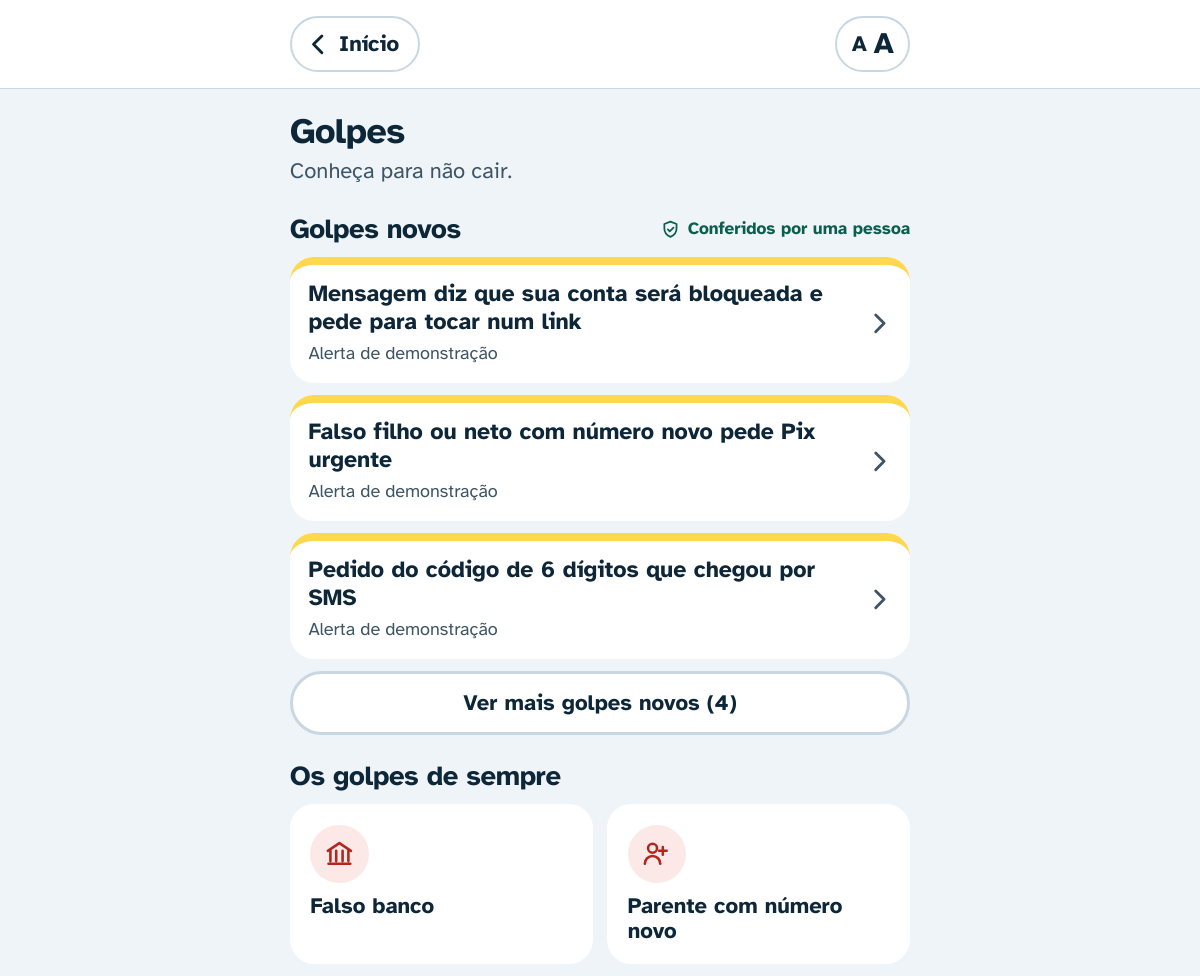
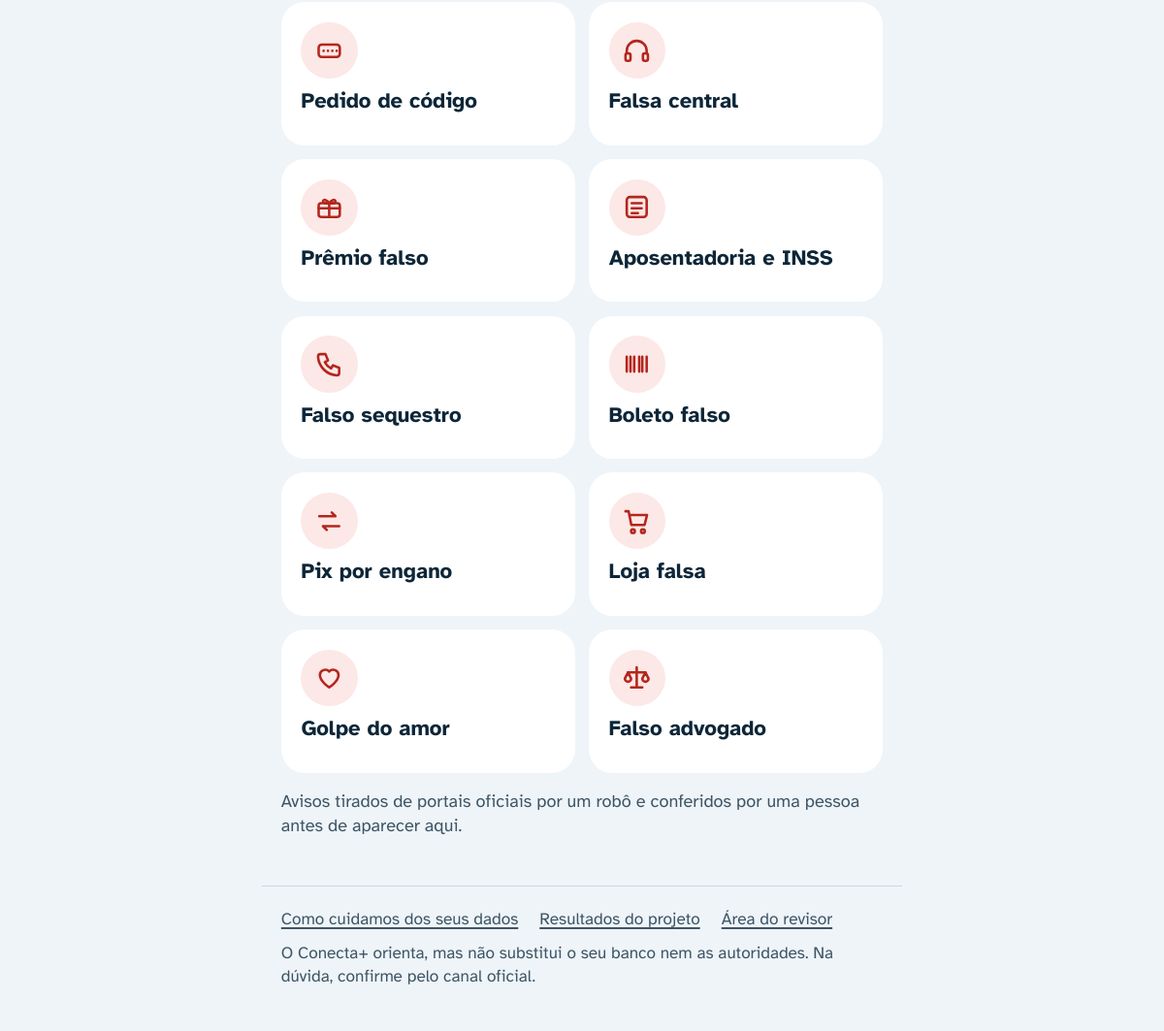
The app's page /golpes with its own data (2 pictures, top to bottom).
### tables this page shows
CREATE TABLE alertas (
        id TEXT PRIMARY KEY, titulo TEXT NOT NULL, tema TEXT NOT NULL, tema_rotulo TEXT NOT NULL,
        resumo_simples TEXT NOT NULL, como_se_proteger TEXT NOT NULL, fonte_nome TEXT NOT NULL,
        link_fonte TEXT NOT NULL, data_publicacao TEXT NOT NULL DEFAULT '',
        precisa_revisar_tema INTEGER NOT NULL DEFAULT 0, status TEXT NOT NULL, origem TEXT NOT NULL,
        criado_em TEXT NOT NULL, revisado_em TEXT, motivo_rejeicao TEXT);

### src/app_alertas/rotas_v2.py (the view)
@router.get("/golpes", response_class=HTMLResponse)
def lista_golpes(request: Request, todos: int = 0):
    publicados = banco.listar("publicado")
    novos = publicados if todos else publicados[:NOVOS_NA_LISTA]
    return pagina(request, "golpes.html", novos=novos, total_novos=len(publicados),
                  tem_mais=not todos and len(publicados) > NOVOS_NA_LISTA, catalogo=golpes())

### src/app_alertas/templates/golpes.html (shortened to what this page needs)
{% extends "base.html" %}
{% from "_icones.html" import icone %}
{% from "_voltar.html" import voltar %}
{% block voltar %}{{ voltar("/", "Início") }}{% endblock %}
{% block conteudo %}
<div>
  <h1>Golpes</h1>
  <p class="sub" style="font-size:1rem;margin-top:.2rem">Conheça para não cair.</p>
</div>
<section aria-labelledby="t-novos" style="display:flex;flex-direction:column;gap:.55rem">
  <div class="titulo-linha">
    <h2 id="t-novos">Golpes novos</h2>
    <span class="conferidos">{{ icone("escudo") }}Conferidos por uma pessoa</span>
  </div>
  {% for a in novos %}
  <a class="novo-cartao" href="/golpes/alerta/{{ a.id }}">
    <span><b>{{ a.titulo }}</b><small>{% if a.origem == "demonstracao" %}Alerta de demonstração{% else %}Fonte: {{ a.fonte_nome }}{% if a.data_publicacao %} · {{ a.data_publicacao | data_curta }}{% endif %}{% endif %}</small></span>
  </a>
  {% else %}
  <p class="vazio">Nenhum golpe novo publicado agora. Veja abaixo os golpes de sempre.</p>
  {% endfor %}
  {% if tem_mais %}<a class="botao claro" href="/golpes?todos=1#t-novos">Ver mais golpes novos ({{ total_novos }})</a>{% endif %}
</section>
<section aria-labelledby="t-sempre" style="display:flex;flex-direction:column;gap:.55rem">
  <h2 id="t-sempre">Os golpes de sempre</h2>
  <div class="grade">
    {% for g in catalogo %}
    <a class="ladrilho golpe" href="/golpes/{{ g.id }}">
      <span class="ladrilho-icone">{{ icone(g.icone) }}</span>
      <b>{{ g.curto }}</b>
    </a>
    {% endfor %}
  </div>
</section>
<p class="nota">Avisos tirados de portais oficiais por um robô e conferidos por uma pessoa antes de aparecer aqui.</p>
{% endblock %}

### src/app_alertas/templates/base.html (shortened to what this page needs)
{% from "_icones.html" import icone %}<!doctype html>
<html lang="pt-BR">
<head>
<link rel="stylesheet" href="/static/estilo.css?v=4">
</head>
<body>
<header class="topo">
  <div class="topo-dentro">
    {% block voltar %}<a class="marca" href="/"><img src="/static/selo.svg" alt="">{{ app_nome }}</a>{% endblock %}
    <div class="topo-acoes">
      <button type="button" class="pilula botao-letra" data-letra aria-label="Mudar o tamanho da letra">A<span>A</span></button>
    </div>
  </div>
</header>
<main id="conteudo">
{% block conteudo %}{% endblock %}
</main>
<footer class="rodape">
  <nav aria-label="Rodapé">
    <a href="/privacidade">Como cuidamos dos seus dados</a>
    <a href="/impacto">Resultados do projeto</a>
    <a href="/revisao">Área do revisor</a>
  </nav>
  <p>O {{ app_nome }} orienta, mas não substitui o seu banco nem as autoridades. Na dúvida, confirme pelo canal oficial.</p>
</footer>
</body>
</html>

### src/app_alertas/templates/_voltar.html (shortened to what this page needs)
{% from "_icones.html" import icone %}
{% macro voltar(url, texto) -%}
<a class="pilula" href="{{ url }}">{{ icone("voltar") }}{{ texto }}</a>
{%- endmacro %}

### src/app_alertas/static/estilo.css (style rules this page uses)
:root { --ceu: #EEF4F8; --papel: #FFFFFF; --tinta: #0D2638; --tinta-2: #3E5565; --borda: #C9D7E2; --azul: #1D5FA8; --azul-escuro: #154A85; --nevoa: #DCE9F7; --verde: #0E7A64; --verde-escuro: #0B5E4D; --verde-claro: #DAF1EA; --amarelo: #FFD84D; --amarelo-claro: #FFF4C7; --alto: #B3261E; --alto-fundo: #FCE8E6; --medio: #8A5200; --medio-fundo: #FFF0D6; --baixo: #1E6B3A; --baixo-fundo: #E2F2E7; --foco: #1F4FD1; --raio: 1.3rem; --medida: 30rem; }
*, *::before, *::after { box-sizing: border-box; }
html { font-size: 137.5%; -webkit-text-size-adjust: 100%; }
body { margin: 0; background: var(--ceu); color: var(--tinta); font-family: "Atkinson Hyperlegible", Verdana, system-ui, sans-serif; font-size: 1rem; line-height: 1.4; }
a { color: var(--azul-escuro); text-underline-offset: .18em; text-decoration-thickness: 2px; }
button { font: inherit; color: inherit; }
.topo { background: var(--papel); position: sticky; top: 0; z-index: 5; box-shadow: 0 1px 0 var(--borda); }
.topo-dentro { max-width: var(--medida); margin: 0 auto; padding: .55rem .9rem; display: flex; align-items: center; justify-content: space-between; gap: .6rem; min-height: 4rem; }
.pilula { display: inline-flex; align-items: center; gap: .3rem; min-height: 2.55rem; padding: 0 .85rem 0 .55rem; border-radius: 999px; border: 2px solid var(--borda); background: var(--papel); color: var(--tinta); text-decoration: none; font-weight: 700; font-size: 1rem; cursor: pointer; }
.botao-letra { min-width: 3.4rem; padding: 0 .6rem; justify-content: center; }
.botao-letra span { font-size: 1.35em; line-height: 1; }
.topo-acoes { display: flex; gap: .4rem; align-items: center; }
main { max-width: var(--medida); margin: 0 auto; padding: 1.1rem .9rem 2.2rem; display: flex; flex-direction: column; gap: .8rem; }
h1, h2, h3 { line-height: 1.12; letter-spacing: -.015em; margin: 0; }
h1 { font-size: 1.62rem; }
h2 { font-size: 1.25rem; margin-top: .4rem; }
p { margin: 0; }
.sub { font-size: 1rem; color: var(--tinta-2); }
.nota { font-size: .82rem; color: var(--tinta-2); }
.botao { display: flex; align-items: center; justify-content: center; gap: .5rem; width: 100%; min-height: 3.25rem; padding: .6rem 1.1rem; border-radius: 999px; border: none; background: var(--azul); color: #fff; font-weight: 700; font-size: 1.09rem; text-decoration: none; cursor: pointer; text-align: center; }
.botao.claro { background: var(--papel); color: var(--tinta); border: 3px solid var(--borda); font-size: 1rem; min-height: 2.9rem; }
.grade { display: grid; grid-template-columns: repeat(2, minmax(0, 1fr)); gap: .65rem; }
.ladrilho { position: relative; display: flex; flex-direction: column; gap: .45rem; min-height: 6.7rem; padding: .8rem; border-radius: 1.1rem; background: var(--papel); text-decoration: none; color: var(--tinta); border: 3px solid transparent; }
.ladrilho b { font-size: 1rem; line-height: 1.15; hyphens: auto; -webkit-hyphens: auto; overflow-wrap: anywhere; }
.ladrilho-icone { width: 2.65rem; height: 2.65rem; border-radius: 50%; background: var(--nevoa); color: var(--azul); display: flex; align-items: center; justify-content: center; }
.ladrilho.golpe .ladrilho-icone { background: var(--alto-fundo); color: var(--alto); }
.novo-cartao { display: flex; align-items: center; gap: .55rem; text-decoration: none; color: var(--tinta); background: var(--papel); border-top: 8px solid var(--amarelo); border-radius: 1.1rem; padding: .7rem .75rem .75rem .85rem; }
.novo-cartao span { flex: 1; display: flex; flex-direction: column; gap: .25rem; }
.novo-cartao b { font-size: 1.05rem; line-height: 1.2; }
.novo-cartao small { font-size: .82rem; color: var(--tinta-2); }
.titulo-linha { display: flex; flex-wrap: wrap; align-items: center; justify-content: space-between; gap: .5rem; margin-top: .4rem; }
.titulo-linha h2 { margin: 0; }
.conferidos { display: inline-flex; align-items: center; gap: .3rem; font-size: .78rem; font-weight: 700; color: var(--verde-escuro); }
.rodape { max-width: var(--medida); margin: 0 auto; padding: 1rem .9rem 2rem; font-size: .78rem; color: var(--tinta-2); border-top: 1px solid var(--borda); }
.rodape nav { display: flex; flex-wrap: wrap; gap: .3rem 1rem; margin-bottom: .5rem; }
.rodape a { color: var(--tinta-2); }

### records on screen
alertas: titulo "Mensagem diz que sua conta será bloqueada e pede para tocar num link", origem "Alerta de demonstração"
alertas: titulo "Falso filho ou neto com número novo pede Pix urgente", origem "Alerta de demonstração"
alertas: titulo "Pedido do código de 6 dígitos que chegou por SMS", origem "Alerta de demonstração"

### other values on screen
{{ texto }} "Início"
{{ total_novos }} "4"
{{ g.curto }} "Falso banco" "Parente com número novo" "Pedido de código" "Falsa central" "Prêmio falso" "Aposentadoria e INSS" "Falso sequestro" "Boleto falso" "Pix por engano" "Loja falsa" "Golpe do amor" "Falso advogado"
{{ app_nome }} "Conecta+"
